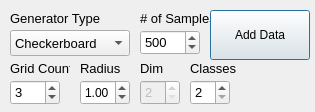
<?xml version="1.0" encoding="UTF-8"?>
<ui version="4.0">
 <class>DataGenerator</class>
 <widget class="QDialog" name="DataGenerator">
  <property name="geometry">
   <rect>
    <x>0</x>
    <y>0</y>
    <width>315</width>
    <height>112</height>
   </rect>
  </property>
  <property name="windowTitle">
   <string>Dialog</string>
  </property>
  <widget class="QPushButton" name="addButton">
   <property name="geometry">
    <rect>
     <x>210</x>
     <y>10</y>
     <width>100</width>
     <height>50</height>
    </rect>
   </property>
   <property name="text">
    <string>Add Data</string>
   </property>
  </widget>
  <widget class="QSpinBox" name="countSpin">
   <property name="geometry">
    <rect>
     <x>140</x>
     <y>30</y>
     <width>60</width>
     <height>25</height>
    </rect>
   </property>
   <property name="font">
    <font>
     <pointsize>10</pointsize>
    </font>
   </property>
   <property name="minimum">
    <number>1</number>
   </property>
   <property name="maximum">
    <number>2000</number>
   </property>
   <property name="singleStep">
    <number>100</number>
   </property>
   <property name="value">
    <number>500</number>
   </property>
  </widget>
  <widget class="QLabel" name="label">
   <property name="geometry">
    <rect>
     <x>140</x>
     <y>10</y>
     <width>70</width>
     <height>16</height>
    </rect>
   </property>
   <property name="font">
    <font>
     <pointsize>10</pointsize>
    </font>
   </property>
   <property name="text">
    <string># of Samples</string>
   </property>
  </widget>
  <widget class="QLabel" name="dimLabel">
   <property name="geometry">
    <rect>
     <x>140</x>
     <y>60</y>
     <width>40</width>
     <height>16</height>
    </rect>
   </property>
   <property name="font">
    <font>
     <pointsize>10</pointsize>
    </font>
   </property>
   <property name="text">
    <string>Dim</string>
   </property>
  </widget>
  <widget class="QSpinBox" name="dimSpin">
   <property name="enabled">
    <bool>false</bool>
   </property>
   <property name="geometry">
    <rect>
     <x>140</x>
     <y>80</y>
     <width>40</width>
     <height>25</height>
    </rect>
   </property>
   <property name="font">
    <font>
     <pointsize>10</pointsize>
    </font>
   </property>
   <property name="minimum">
    <number>2</number>
   </property>
  </widget>
  <widget class="QComboBox" name="generatorCombo">
   <property name="geometry">
    <rect>
     <x>10</x>
     <y>30</y>
     <width>120</width>
     <height>26</height>
    </rect>
   </property>
   <property name="font">
    <font>
     <pointsize>10</pointsize>
    </font>
   </property>
   <item>
    <property name="text">
     <string>Checkerboard</string>
    </property>
   </item>
   <item>
    <property name="text">
     <string>Concentric Circles</string>
    </property>
   </item>
   <item>
    <property name="text">
     <string>Swiss Roll</string>
    </property>
   </item>
   <item>
    <property name="text">
     <string>Sinc</string>
    </property>
   </item>
   <item>
    <property name="text">
     <string>Gaussian</string>
    </property>
   </item>
   <item>
    <property name="text">
     <string>Cosine</string>
    </property>
   </item>
  </widget>
  <widget class="QLabel" name="label_3">
   <property name="geometry">
    <rect>
     <x>10</x>
     <y>10</y>
     <width>90</width>
     <height>16</height>
    </rect>
   </property>
   <property name="font">
    <font>
     <pointsize>10</pointsize>
    </font>
   </property>
   <property name="text">
    <string>Generator Type</string>
   </property>
  </widget>
  <widget class="QSpinBox" name="gridCountSpin">
   <property name="geometry">
    <rect>
     <x>10</x>
     <y>80</y>
     <width>50</width>
     <height>25</height>
    </rect>
   </property>
   <property name="font">
    <font>
     <pointsize>10</pointsize>
    </font>
   </property>
   <property name="minimum">
    <number>1</number>
   </property>
   <property name="value">
    <number>3</number>
   </property>
  </widget>
  <widget class="QLabel" name="gridCountLabel">
   <property name="geometry">
    <rect>
     <x>10</x>
     <y>60</y>
     <width>60</width>
     <height>16</height>
    </rect>
   </property>
   <property name="font">
    <font>
     <pointsize>10</pointsize>
    </font>
   </property>
   <property name="text">
    <string>Grid Count</string>
   </property>
  </widget>
  <widget class="QDoubleSpinBox" name="radiusSpin">
   <property name="geometry">
    <rect>
     <x>80</x>
     <y>80</y>
     <width>50</width>
     <height>25</height>
    </rect>
   </property>
   <property name="font">
    <font>
     <pointsize>9</pointsize>
    </font>
   </property>
   <property name="minimum">
    <double>0.010000000000000</double>
   </property>
   <property name="maximum">
    <double>1000.000000000000000</double>
   </property>
   <property name="singleStep">
    <double>0.010000000000000</double>
   </property>
   <property name="value">
    <double>1.000000000000000</double>
   </property>
  </widget>
  <widget class="QLabel" name="radiusLabel">
   <property name="geometry">
    <rect>
     <x>80</x>
     <y>60</y>
     <width>40</width>
     <height>16</height>
    </rect>
   </property>
   <property name="font">
    <font>
     <pointsize>10</pointsize>
    </font>
   </property>
   <property name="text">
    <string>Radius</string>
   </property>
  </widget>
  <widget class="QSpinBox" name="classesCount">
   <property name="geometry">
    <rect>
     <x>190</x>
     <y>80</y>
     <width>40</width>
     <height>25</height>
    </rect>
   </property>
   <property name="font">
    <font>
     <pointsize>10</pointsize>
    </font>
   </property>
   <property name="minimum">
    <number>2</number>
   </property>
  </widget>
  <widget class="QLabel" name="classesLabel">
   <property name="geometry">
    <rect>
     <x>190</x>
     <y>60</y>
     <width>50</width>
     <height>16</height>
    </rect>
   </property>
   <property name="font">
    <font>
     <pointsize>10</pointsize>
    </font>
   </property>
   <property name="text">
    <string>Classes</string>
   </property>
  </widget>
 </widget>
 <resources/>
 <connections/>
</ui>
